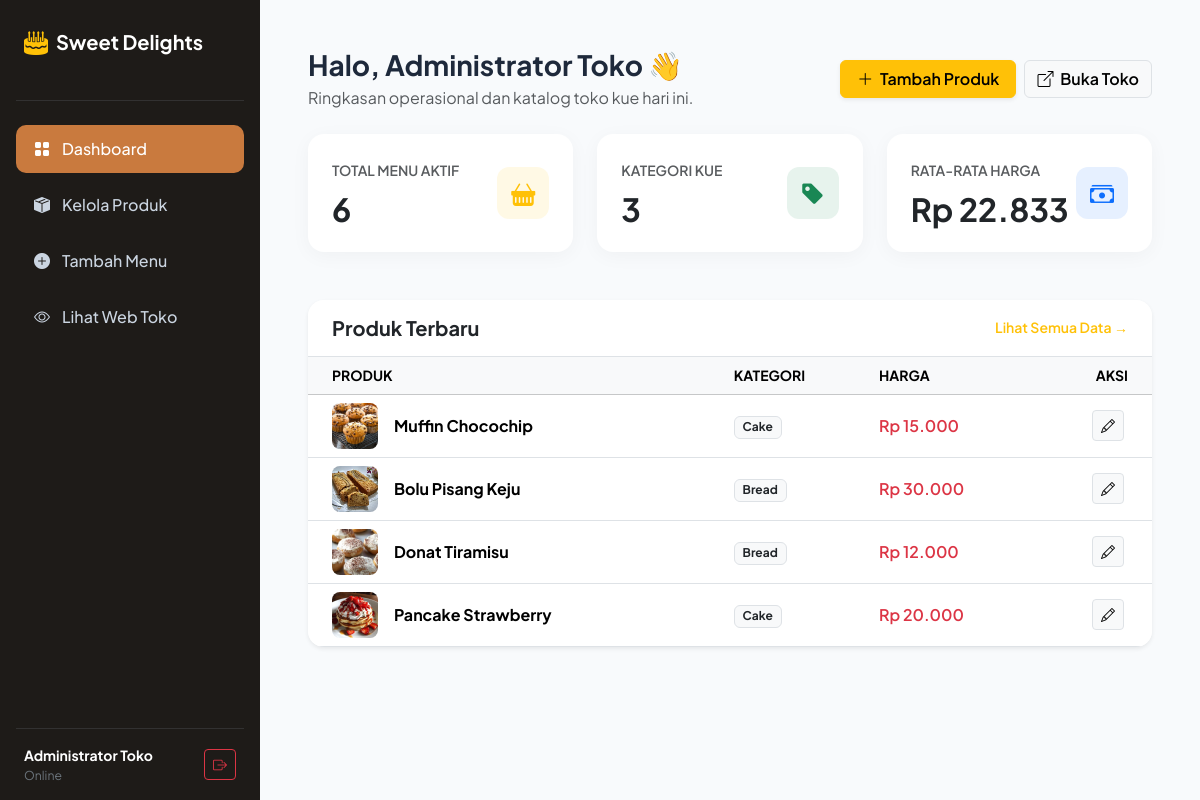
The page /admin/index.php (signed in) on the database its author committed.
### tables this page shows
CREATE TABLE `produk` (
  `id` int(11) NOT NULL,
  `nama` varchar(150) NOT NULL,
  `kategori` varchar(50) NOT NULL,
  `harga` int(11) NOT NULL,
  `deskripsi` text NOT NULL,
  `gambar` varchar(255) DEFAULT 'default.jpg',
  `created_at` timestamp NOT NULL DEFAULT current_timestamp()
);

### admin/index.php (the view, shortened to what this page needs)
<?php
require_once "../config/database.php";
$q_total = mysqli_query($conn, "SELECT COUNT(*) as total, COALESCE(AVG(harga), 0) as rata_harga FROM produk");
$stat = mysqli_fetch_assoc($q_total);
$total_produk = $stat['total'] ?? 0;
$rata_harga = round($stat['rata_harga'] ?? 0);
$q_kat = mysqli_query($conn, "SELECT COUNT(DISTINCT kategori) as total FROM produk");
$kategori_unik = mysqli_fetch_assoc($q_kat)['total'] ?? 0;
$q_terbaru = mysqli_query($conn, "SELECT * FROM produk ORDER BY id DESC LIMIT 4");
?>
<!DOCTYPE html>
<html lang="id">
<head>
    <link href="https://cdn.jsdelivr.net/npm/bootstrap@5.3.3/dist/css/bootstrap.min.css" rel="stylesheet">
    <link href="https://cdn.jsdelivr.net/npm/bootstrap-icons@1.11.3/font/bootstrap-icons.css" rel="stylesheet">
</head>
<body>
<div class="d-flex">
    <div class="sidebar p-3 text-white d-none d-lg-flex flex-column flex-shrink-0">
        <div class="d-flex align-items-center gap-2 mb-4 px-2 pt-2">
            <span class="fs-4 text-warning"><i class="bi bi-cake2-fill"></i></span>
            <span class="fs-5 fw-bold text-white tracking-wide">Sweet Delights</span>
        </div>
        <hr class="border-secondary mb-4 opacity-25">
        <ul class="nav flex-column gap-2 mb-auto">
            <li>
                <a href="index.php" class="nav-link-custom active"><i class="bi bi-grid-fill"></i> Dashboard</a>
            </li>
            <li>
                <a href="produk.php" class="nav-link-custom"><i class="bi bi-box-seam-fill"></i> Kelola Produk</a>
            </li>
            <li>
                <a href="tambah.php" class="nav-link-custom"><i class="bi bi-plus-circle-fill"></i> Tambah Menu</a>
            </li>
            <li>
                <a href="../index.php" target="_blank" class="nav-link-custom"><i class="bi bi-eye"></i> Lihat Web Toko</a>
            </li>
        </ul>
        <hr class="border-secondary opacity-25">
        <div class="d-flex align-items-center justify-content-between px-2">
            <div class="small">
                <div class="fw-bold"><?= htmlspecialchars($_SESSION['admin_nama'] ?? 'Admin'); ?></div>
                <div class="text-secondary small">Online</div>
            </div>
            <a href="logout.php" class="btn btn-sm btn-outline-danger" title="Logout" onclick="return confirm('Apakah Anda yakin ingin keluar?');">
                <i class="bi bi-box-arrow-right"></i>
            </a>
        </div>
    </div>
    <div class="flex-grow-1 p-4 p-md-5">
        <div class="d-flex flex-wrap justify-content-between align-items-center mb-4 gap-3">
            <div>
                <h3 class="fw-bold mb-1">Halo, <?= htmlspecialchars($_SESSION['admin_nama'] ?? 'Admin'); ?> 👋</h3>
                <p class="text-muted mb-0">Ringkasan operasional dan katalog toko kue hari ini.</p>
            </div>
            <div class="d-flex gap-2">
                <a href="tambah.php" class="btn btn-warning fw-semibold shadow-sm px-3"><i class="bi bi-plus-lg me-1"></i> Tambah Produk</a>
                <a href="../index.php" target="_blank" class="btn btn-light border fw-semibold"><i class="bi bi-box-arrow-up-right me-1"></i> Buka Toko</a>
            </div>
        </div>
        <div class="row g-4 mb-5">
            <div class="col-sm-6 col-xl-4">
                <div class="card stat-card bg-white p-3 p-xl-4">
                    <div class="d-flex align-items-center justify-content-between">
                        <div>
                            <span class="text-muted small fw-semibold">TOTAL MENU AKTIF</span>
                            <h2 class="fw-bold mt-2 mb-0"><?= $total_produk; ?></h2>
                        </div>
                        <div class="stat-icon bg-warning bg-opacity-10 text-warning">
                            <i class="bi bi-basket-fill"></i>
                        </div>
                    </div>
                </div>
            </div>
            <div class="col-sm-6 col-xl-4">
                <div class="card stat-card bg-white p-3 p-xl-4">
                    <div class="d-flex align-items-center justify-content-between">
                        <div>
                            <span class="text-muted small fw-semibold">KATEGORI KUE</span>
                            <h2 class="fw-bold mt-2 mb-0"><?= $kategori_unik; ?></h2>
                        </div>
                        <div class="stat-icon bg-success bg-opacity-10 text-success">
                            <i class="bi bi-tag-fill"></i>
                        </div>
                    </div>
                </div>
            </div>
            <div class="col-sm-12 col-xl-4">
                <div class="card stat-card bg-white p-3 p-xl-4">
                    <div class="d-flex align-items-center justify-content-between">
                        <div>
                            <span class="text-muted small fw-semibold">RATA-RATA HARGA</span>
                            <h2 class="fw-bold mt-2 mb-0">Rp <?= number_format($rata_harga, 0, ',', '.'); ?></h2>
                        </div>
                        <div class="stat-icon bg-primary bg-opacity-10 text-primary">
                            <i class="bi bi-cash-stack"></i>
                        </div>
                    </div>
                </div>
            </div>
        </div>
        <div class="card border-0 shadow-sm rounded-4 overflow-hidden bg-white">
            <div class="card-header bg-white py-3 px-4 d-flex justify-content-between align-items-center border-bottom">
                <h5 class="fw-bold mb-0">Produk Terbaru</h5>
                <a href="produk.php" class="text-decoration-none fw-semibold small text-warning">Lihat Semua Data &rarr;</a>
            </div>
            <div class="table-responsive">
                <table class="table table-hover align-middle mb-0">
                    <thead class="table-light small text-muted">
                        <tr>
                            <th class="ps-4">PRODUK</th>
                            <th>KATEGORI</th>
                            <th>HARGA</th>
                            <th class="text-end pe-4">AKSI</th>
                        </tr>
                    </thead>
                    <tbody>
                        <?php if ($q_terbaru && mysqli_num_rows($q_terbaru) > 0): ?>
                            <?php while ($item = mysqli_fetch_assoc($q_terbaru)): ?>
                                <tr>
                                    <td class="ps-4">
                                        <div class="d-flex align-items-center gap-3">
                                            <img src="../uploads/produk/<?= htmlspecialchars($item['gambar']); ?>" class="rounded-3" width="46" height="46" style="object-fit:cover;" onerror="this.src='https://images.unsplash.com/photo-1535141192574-5d4897c13136?auto=format&fit=crop&w=100&q=80'">
                                            <div class="fw-bold"><?= htmlspecialchars($item['nama']); ?></div>
                                        </div>
                                    </td>
                                    <td><span class="badge bg-light text-dark border"><?= htmlspecialchars($item['kategori']); ?></span></td>
                                    <td class="fw-semibold text-danger">Rp <?= number_format($item['harga'], 0, ',', '.'); ?></td>
                                    <td class="text-end pe-4">
                                        <a href="edit.php?id=<?= $item['id']; ?>" class="btn btn-sm btn-light border me-1"><i class="bi bi-pencil"></i></a>
                                    </td>
                                </tr>
                            <?php endwhile; ?>
                        <?php else: ?>
                            <tr><td colspan="4" class="text-center py-4 text-muted">Belum ada produk.</td></tr>
                        <?php endif; ?>
                    </tbody>
                </table>
            </div>
        </div>
    </div>
</div>
</body>
</html>

### admin/index.php (style rules this page uses)
body { font-family: 'Plus Jakarta Sans', sans-serif; background-color: #f8fafc; color: #1e293b; }
.sidebar { width: 260px; background: #1e1b18; min-height: 100vh; }
.nav-link-custom { color: #cbd5e1; padding: 12px 18px; border-radius: 10px; display: flex; align-items: center; gap: 12px; text-decoration: none; transition: all 0.2s; font-weight: 500; }
.nav-link-custom:hover, .nav-link-custom.active { background-color: #c97a3e; color: #ffffff; }
.stat-card { border: none; border-radius: 16px; box-shadow: 0 4px 20px rgba(0,0,0,0.04); transition: transform 0.2s; }
.stat-icon { width: 52px; height: 52px; border-radius: 12px; display: flex; align-items: center; justify-content: center; font-size: 1.5rem; }

### rows shown on the page
produk: gambar (picture), nama "Muffin Chocochip", kategori "Cake", harga "15.000"
produk: gambar (picture), nama "Bolu Pisang Keju", kategori "Bread", harga "30.000"
produk: gambar (picture), nama "Donat Tiramisu", kategori "Bread", harga "12.000"
produk: gambar (picture), nama "Pancake Strawberry", kategori "Cake", harga "20.000"

### other values the page prints
$_SESSION['admin_nama'] "Administrator Toko"
$total_produk "6"
$kategori_unik "3"
$rata_harga "22.833"
